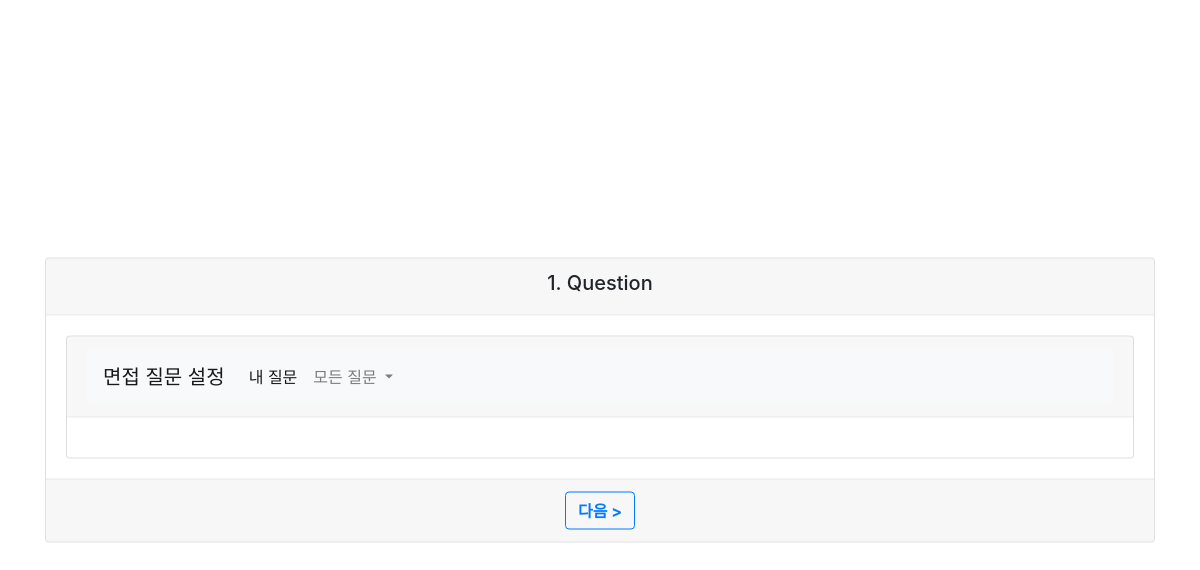
The page /website/student/interview/ (signed in) on the database as committed earlier.
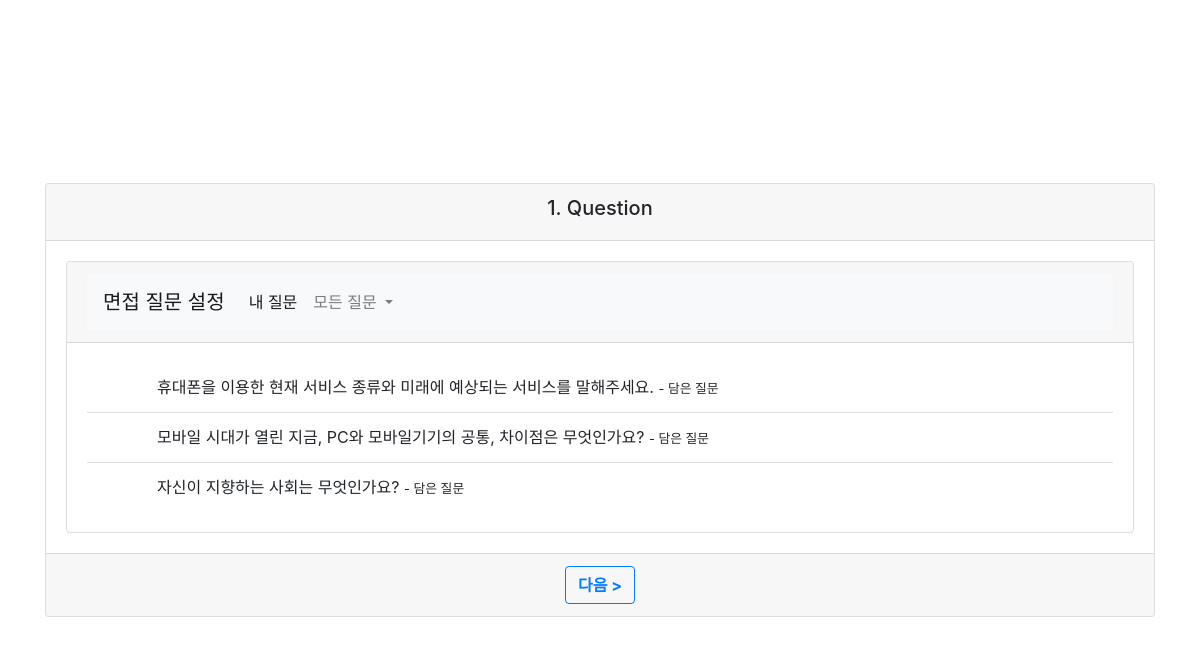
The same page on the database as committed later.
### website/models.py (models this page shows, shortened)
class StudentQuestion(models.Model):
    id = models.AutoField(
        primary_key=True,
        unique=True,
        editable=False,
        verbose_name='pk'
    )
    student = models.ForeignKey(User, on_delete=models.CASCADE)
    question = models.ForeignKey(Question, on_delete=models.CASCADE)
    part =  models.IntegerField(null=True, blank=True, verbose_name='종류')
    teacher = models.ForeignKey(Teacher, null=True, blank=True, on_delete=models.CASCADE)

class Question(models.Model):
    id = models.AutoField(
        primary_key=True,
        unique=True,
        editable=False,
        verbose_name='pk'
    )
    question = models.CharField(max_length=100, null=True, blank=True, verbose_name='질문')
    department = models.IntegerField(null=True, blank=True, verbose_name='학과') # 0 : 공통질문
    def __str__(self):
        return self.question

### website/views.py (the view)
# urls.py: path('student/interview/',views.inter_start,name='interviewStart'),
def inter_start(request):
    myQuestion = StudentQuestion.objects.filter(student__userID=request.session.get('user'))
    return render(request, 'inter_start.html', {'myQuestion': myQuestion})

### website/templates/inter_start.html (shortened to what this page needs)
{% load static %}
<!DOCTYPE html>
<html>
<head>
    <link rel="stylesheet" href="https://stackpath.bootstrapcdn.com/bootstrap/4.4.1/css/bootstrap.min.css">
    <link rel="stylesheet" href="{% static 'css/inter_setting.css' %}" type="text/css">
</head>
<body>
    <div id="card" class="container">
        <div class="card text-center">
            <div class="card-header">
                <h5>1. Question</h5>
            </div>
            <div class="card-body">
                <div class="card">
                    <div class="card-header">
                        <nav class="navbar navbar-expand-lg navbar-light bg-light">
                            <a class="navbar-brand" href="{% url 'website:interviewStart' %}">면접 질문 설정</a>
                            <div class="collapse navbar-collapse" id="navbarSupportedContent">
                                <ul class="navbar-nav mr-auto">
                                    <li class="nav-item active">
                                        <a class="nav-link" href="{% url 'website:interviewStart' %}">내 질문</a>
                                    </li>
                                    <li class="nav-item dropdown">
                                        <a class="nav-link dropdown-toggle" href="#" id="navbarDropdown" role="button" data-toggle="dropdown" aria-haspopup="true" aria-expanded="false">
                                            모든 질문
                                        </a>
                                    </li>
                                </ul>
                            </div>
                        </nav>
                    </div>
                    <div class="card-body">
                        <ul class="list-group list-group-flush">
                            {% if myQuestion %}
                            {% for questionList in myQuestion %}
                            <li class="list-group-item d-flex justify-content-between align-items-center">
                                <div class="form-check">
                                    <label class="form-check-label" for="star_{{questionList.id}}">
                                    {{questionList.question}}
                                    {% if questionList.part == 1 %}
                                    <small> - 작성한 질문</small>
                                    {% elif questionList.part == 2 %}
                                    <small> - 받은 질문</small>
                                    {% else %}
                                    <small> - 담은 질문</small></label>
                                    {% endif %}
                                </div>
                            </li>
                            {% endfor %}
                            {% endif %}
                        </ul>
                    </div>
                </div>
            </div>
            <div class="card-footer text-muted">
                <a href="{% url 'website:interviewSetting' %}" type="submit" class="btn btn-outline-primary"><Strong> 다음 > </Strong></a>
            </div>
        </div>
    </div>
</body>
</html>

Rows that differ between the two databases and show on the page:
added StudentQuestion: question "휴대폰을 이용한 현재 서비스 종류와 미래에 예상되는 서비스를 말해주세요.", part "- 담은 질문"
added StudentQuestion: question "모바일 시대가 열린 지금, PC와 모바일기기의 공통, 차이점은 무엇인가요?", part "- 담은 질문"
added StudentQuestion: question "자신이 지향하는 사회는 무엇인가요?", part "- 담은 질문"
